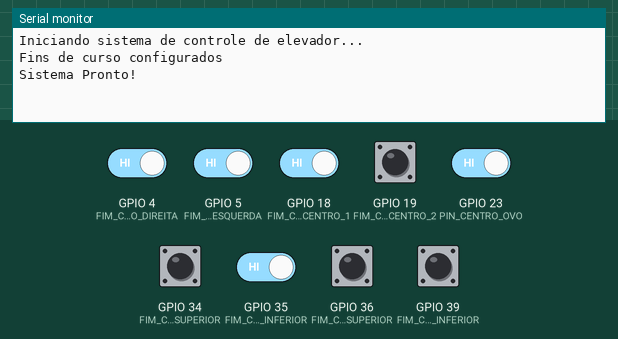
Recording of a sketch running on a simulated ESP32. Shown: the last lines printed to the serial monitor. The test bench sets the inputs (shaded band); at power-on: GPIO 4 (FIM_CURSO_MECANISMO_MEIO_DIREITA), GPIO 5 (FIM_CURSO_MECANISMO_MEIO_ESQUERDA), GPIO 18 (FIM_CURSO_CENTRO_1), GPIO 19 (FIM_CURSO_CENTRO_2), GPIO 23 (PIN_CENTRO_OVO), GPIO 34 (FIM_CURSO_DIR_SUPERIOR), GPIO 35 (FIM_CURSO_DIR_INFERIOR), GPIO 36 (FIM_CURSO_ESQ_SUPERIOR), GPIO 39 (FIM_CURSO_ESQ_INFERIOR) HIGH.

Above: at 2.2 s.
2.3 s: GPIO 4 (FIM_CURSO_MECANISMO_MEIO_DIREITA) driven LOW
At 2.37 s:
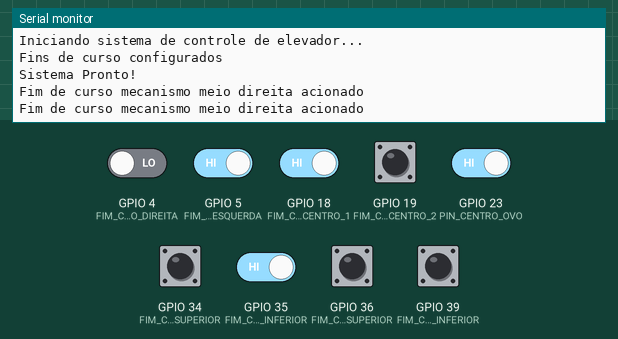
4.2 s: GPIO 5 (FIM_CURSO_MECANISMO_MEIO_ESQUERDA) driven LOW
At 4.8 s:
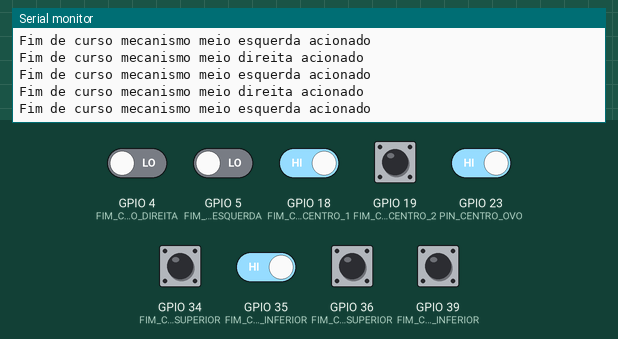
5.7 s: GPIO 18 (FIM_CURSO_CENTRO_1) driven LOW
At 5.81 s:
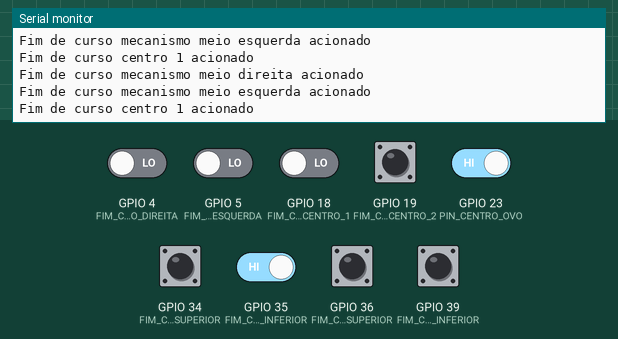
7.2 s: GPIO 23 (PIN_CENTRO_OVO) driven LOW
At 7.25 s:
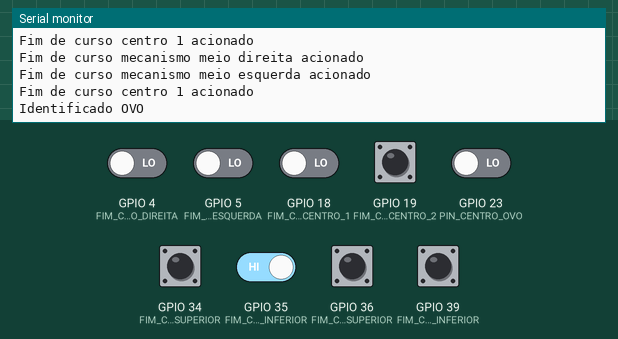

Measured:
- after the input at 2.3 s, the serial monitor: prints a new line at once (image 1)
- after the input at 4.2 s, the serial monitor: prints a new line at once (image 2)
- after the input at 5.7 s, the serial monitor: prints a new line at once (image 3)
- after the input at 7.2 s, the serial monitor: prints a new line at once (image 4)

The sketch:

testeFimCurso.ino
```cpp
// Pinos dos Fins de Curso
// Torre Direita
#define FIM_CURSO_DIR_SUPERIOR 34 // Marrom
#define FIM_CURSO_DIR_INFERIOR 35 // Cinza

// Torre Esquerda
#define FIM_CURSO_ESQ_SUPERIOR 36 // Roxo
#define FIM_CURSO_ESQ_INFERIOR 39 // Azul

// Mecanismo Central - Indicadores de Andar
#define FIM_CURSO_MECANISMO_MEIO_DIREITA 4    // Verde
#define FIM_CURSO_MECANISMO_MEIO_ESQUERDA 5   // Bege

// Fins de Curso do Motor Central
#define FIM_CURSO_CENTRO_1 18   // Amarelo
#define FIM_CURSO_CENTRO_2 19   // Branco

#define PIN_CENTRO_OVO 23


void configurarFinsDeCorso() {
  // Torre Direita
  pinMode(FIM_CURSO_DIR_SUPERIOR, INPUT);
  pinMode(FIM_CURSO_DIR_INFERIOR, INPUT);

  // Torre Esquerda
  pinMode(FIM_CURSO_ESQ_SUPERIOR, INPUT);
  pinMode(FIM_CURSO_ESQ_INFERIOR, INPUT);

  // Mecanismo Central
  pinMode(FIM_CURSO_MECANISMO_MEIO_DIREITA, INPUT);
  pinMode(FIM_CURSO_MECANISMO_MEIO_ESQUERDA, INPUT);

  // Motor Central
  pinMode(FIM_CURSO_CENTRO_1, INPUT);
  pinMode(FIM_CURSO_CENTRO_2, INPUT);

  pinMode(PIN_CENTRO_OVO, INPUT);

  Serial.println("Fins de curso configurados");
}

void setup() {
  Serial.begin(115200);
  delay(1000); // Aguardar inicialização da serial

  Serial.println("Iniciando sistema de controle de elevador...");

  configurarFinsDeCorso();

  Serial.println("Sistema Pronto!");
}

void loop(){

  //Verificar estado dos fins de curso
  if (digitalRead(FIM_CURSO_DIR_SUPERIOR) == LOW) {  // OK
    Serial.println("Fim de curso direito superior acionado");
  }
  if (digitalRead(FIM_CURSO_DIR_INFERIOR) == LOW) {  // OK
    Serial.println("Fim de curso direito inferior acionado");
  }
  if (digitalRead(FIM_CURSO_ESQ_SUPERIOR) == LOW) {  // OK
    Serial.println("Fim de curso esquerdo superior acionado");
  }
  if (digitalRead(FIM_CURSO_ESQ_INFERIOR) == LOW) {  //ok
    Serial.println("Fim de curso esquerdo inferior acionado");
  }
  if (digitalRead(FIM_CURSO_MECANISMO_MEIO_DIREITA) == LOW) {  //ok
    Serial.println("Fim de curso mecanismo meio direita acionado");
  }
  if (digitalRead(FIM_CURSO_MECANISMO_MEIO_ESQUERDA) == LOW) { //ok
    Serial.println("Fim de curso mecanismo meio esquerda acionado");
  }
  if (digitalRead(FIM_CURSO_CENTRO_1) == LOW) {
    Serial.println("Fim de curso centro 1 acionado");
  }
  if (digitalRead(FIM_CURSO_CENTRO_2) == LOW) {
    Serial.println("Fim de curso centro 2 acionado");
  }

  if (digitalRead(PIN_CENTRO_OVO) == LOW){
    Serial.println("Identificado OVO");
  }

  delay(50); // Atraso para evitar leituras excessivas
}
```
